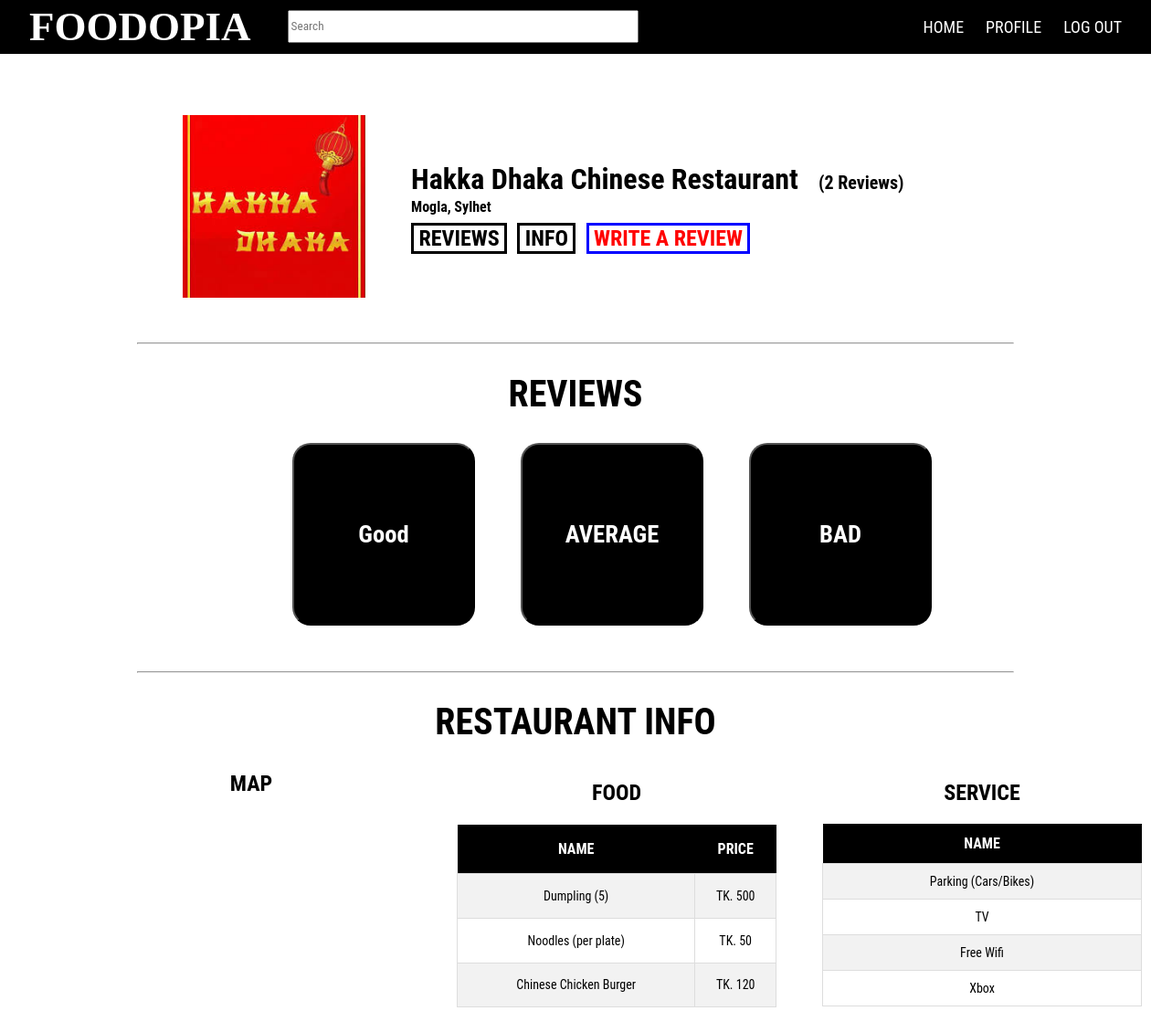
/WT_project/res_prof2.php?RES_ID=439 (signed in), run on the app's committed database.
### tables this page shows
CREATE TABLE `foods` (
  `food_id` int(10) NOT NULL,
  `res_id` int(11) NOT NULL,
  `food_name` varchar(50) NOT NULL,
  `food_price` double NOT NULL
);

### WT_project/res_prof2.php (the view, shortened to what this page needs)
<html lang="en">
<head>
    <div class="header">
        <input type="text" size="50" maxlength="80" style='margin-left: 28px; margin-top: 6px; font-family: Roboto Condensed; line-height: 30px;' placeholder="Search" onkeyup="getsearch(this.value)" />
        <a href="#default" class="logo">FOODOPIA</a>
        <div class="header-right">
            <?php
                if (isset($_SESSION['loggedIn'])) {
                    if ($_SESSION['loggedIn'] == 1) {
                        echo '<a href="#home">HOME</a>
                              <a href="rev_prof.php">PROFILE</a>
                              <a href="validate.php?q=logout">LOG OUT</a>';
                    } else if ($_SESSION['loggedIn'] == 2) {
                        echo '<a href="#home">HOME</a>
                              <a href="res_prof.php">PAGE</a>
                              <a href="validate.php?q=logout">LOG OUT</a>';
                    } else {
                        echo '<a href="login.php">SIGN IN</a>
                              <a href="opt_reg.php">SIGN UP</a>';
                    }
                } else {
                    echo '<a href="login.php">SIGN IN</a>
                          <a href="opt_reg.php">SIGN UP</a>';
                }
            ?>
        </div>
    </div>
    <br><br>
    <table border="0" style="margin-top: 7px; position: fixed; z-index: 0;"  width="100%" align="center" border="0">
        <tr>
            <td width="115">
            </td>
            <td colspan="1" align="left">
            </td>
        </tr>
    </table>
</head>
<body onload="LOAD_AC()">
    <br><br>
    <div class="PPic">
        <img src="<?php echo $_REQUEST['pic']; ?>" height="200" width="200">
    </div>
    <div class="PInfo">
        <h1>
            <?php echo $_REQUEST['name']; ?> &nbsp;
            <label style="font-size: 20px;">(<?php echo $_REQUEST['review_count']." Reviews";?>)</label>
        </h1>
        <h4 style="margin-top: -20;"><?php echo $_REQUEST['area'].", ".$_REQUEST['city'] ?></h4>
        <h2 style="margin-top: -10;"><a style="border: 3px solid; color: black" class="aC" href="res_prof2.php?RES_ID=<?php echo $_REQUEST['RES_ID'] ?>">&nbsp;REVIEWS&nbsp;</a>&nbsp;&nbsp;<a style="border: 3px solid; color: black" class="aC" href="res_prof2.php?RES_ID=<?php echo $_REQUEST['RES_ID'] ?>#2">&nbsp;INFO&nbsp;</a>&nbsp;&nbsp;<a id='WR' style="border: 3px solid; border-color: blue; color: red;" class="aC" onclick='WR_CLICK()' href="write_review.php?RES_ID=<?php echo $_REQUEST['RES_ID'] ?>&RES_NAME=<?php echo $_REQUEST['name']; ?>">&nbsp;WRITE A REVIEW&nbsp;</a></h2>
    </div>
    <hr style="margin-top: 100px; margin-left: 150px; margin-right: 150px;">
    <div id="HERE">
        <br><br>
        <?php
        echo "<div class='form'>";
        if (isset($_REQUEST['q'])) {
        } else {
            echo "<h1 id='1' style='margin-top: -15px; margin-bottom: -10px; text-align: center; font-size: 40px;'>REVIEWS</h1>";
            echo "
                <button class='good' id='good' onclick='addGoodReview()'> <h1>Good</h1><h3 id='g'></h3> </button>
                <button class='average' id='avg' onclick='addAvgReview()'> <h1>AVERAGE</h1><h3 id='a'></h3> </button>
                <button class='bad' id='bad' onclick='addBadReview()'> <h1>BAD</h1> <h3 id='b'></h3></button>";
            echo"<div style='margin-left: 300px; margin-right: 300px; ' id='BOARD'></div>
                                        <hr style='margin-top: 50px; margin-left: 150px; margin-right: 150px;'>
                                          <h1 id='2' style='margin-top: 30px; margin-bottom: 30px; text-align: center; font-size: 40px;'>RESTAURANT INFO</h1>
                                          <div class='map' id='map'>
                                            <h2 align='center'>MAP
                                            </h2>";
                                            $con = mysqli_connect("localhost","root","","restaurant_system");
                                            $str = "SELECT * FROM location WHERE `location`.`location_id` = '".$_REQUEST['location_id']."' ;";
                                                $res = mysqli_query($con,$str);
                                                $row=mysqli_fetch_array($res, MYSQLI_ASSOC);
                                          echo "</div>
                                          <div style='border: 0px solid;' class='open'>
                                             <h2 align='center'>FOOD</h2>
                                            <h4 align='center' style='font-weight: normal;'>";
                                                $con = mysqli_connect("localhost","root","","restaurant_system");
                                                $str = "SELECT * FROM foods WHERE `foods`.`res_id` = '".$_REQUEST['res_id']."' ;";
                                                $res = mysqli_query($con,$str);
                                                if (mysqli_num_rows($res) == 0) {
                                                    echo "<label style='text-align: center;'>NONE</label>";
                                                } else {
                                                    echo "<table border=0 id='f_data' class='data' height=200 width=200>
                                                            <tr>
                                                                <th>NAME</th>
                                                                <th>PRICE</th>
                                                            </tr>";
                                                    for ($i = 0; $i < mysqli_num_rows($res); $i++) {
                                                        $row[$i] = mysqli_fetch_array($res);
                                                        echo "<tr>
                                                            <td>
                                                                ".$row[$i]['food_name']."
                                                            </td>
                                                            <td>
                                                                TK. ".$row[$i]['food_price']."
                                                            </td>
                                                          </tr>";
                                                    }
                                                     echo "
                                                     </table>";
                                                }
                                           echo "
                                          </div>
                                          <div style='border: 0px solid;' class='service'>
                                            <h2 align='center'>SERVICE</h2>
                                            <h4 align='center' style='font-weight: normal;'>";
                                                if ($_REQUEST['services']=='') echo 'NONE';
                                                else {
                                                     echo "<table border=0 style='margin-top: -39px;' id='f_data' class='data' height=200 width=200>
                                                    <tr>
                                                        <th>NAME</th>
                                                    </tr>";
                                                    $go = explode('%', $_REQUEST['services']);
                                                    for ($i = 0; $i < count($go); $i++) {
                                                        echo "<tr>
                                                            <td>
                                                                ".$go[$i]."
                                                            </td>
                                                        </tr>";
                                                    }
                                                }
                                                echo "</h4></div><br><br>";
                                        }
                                        echo "</div>";
    ?>
    </div>
</body>
</html>

### WT_project/res_prof2.php (style rules this page uses)
* { box-sizing: border-box; }
body { margin: 0; font-family: "Roboto Condensed"; }
.header { overflow: hidden; padding: 5px 20px; background: black; position: fixed; width: 100%; }
.header a { float: left; color: black; color: white; padding: 12px; font-size: 18px; line-height: 25px; border-radius: 4px; text-align: center; text-decoration: none; font-family: "Roboto Condensed"; }
.header a.logo { font-size: 45px; font-weight: bold; font-family: "Operator Mono"; }
.header-right { float: right; }
.PPic { margin-left: 200; margin-top: 50; }
.PInfo { width: 50%; margin-left: 450; margin-right: 450; margin-top: -170; }
.aC { text-decoration: none; }
.good { background: black; color: white; width: 200px; height: 200px; border-radius: 20px; margin-left: 320px; margin-right: 200px; margin-top: 40px; cursor: hand; font-family: Roboto Condensed; }
.average { background: black; color: white; width: 200px; height: 200px; border-radius: 20px; margin-left: 570px; margin-top: -200px; cursor: hand; font-family: Roboto Condensed; }
.bad { background: black; color: white; width: 200px; height: 200px; border-radius: 20px; margin-left: 820px; margin-top: -200px; cursor: hand; font-family: Roboto Condensed; }
.map { border: 0px solid; height: 350px; width: 350px; margin-left: 100px; }
.open { border: 0px solid; height: 350px; width: 350px; margin-top: -360px; margin-left: 500px; }
.service { border: 0px solid; height: 350px; width: 350px; margin-top: -370px; margin-left: 900px; }
.form { -webkit-border-radius: 10px; margin: 0 auto; }
.data { border-collapse: collapse; width: 100%; cursor: pointer; }
.data td { border: 1px solid #ddd; padding-top: 5px; padding-bottom: 5px; text-align: center; font-size: 14px; }
.data tr:nth-child(even) { background-color: #f2f2f2; }
.data th { padding-top: 5px; padding-bottom: 5px; text-align: center; background-color: black; color: white; }

### data on the page
foods: food_name "Dumpling (5)", food_price "500"
foods: food_name "Noodles (per plate)", food_price "50"
foods: food_name "Chinese Chicken Burger", food_price "120"

### other printed values
$_REQUEST['name'] "Hakka Dhaka Chinese Restaurant"
$_REQUEST['review_count'] "2"
$_REQUEST['area'] "Mogla"
$_REQUEST['city'] "Sylhet"
$go[$i] "Parking (Cars/Bikes)"
$go[$i] "TV"
$go[$i] "Free Wifi"
$go[$i] "Xbox"
